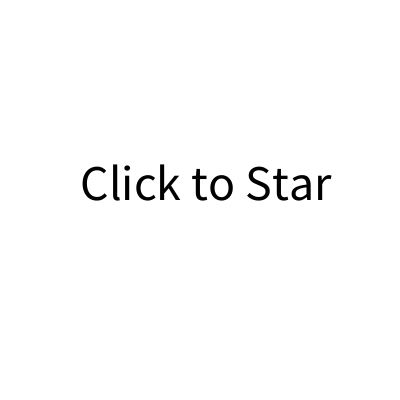
Frame 1 (no input)
Frame 60 (the mouse pressed at the canvas centre just before this capture): identical to frame 1, image omitted
Frame 120 (the mouse held since frame 60 and released just before this capture): blank canvas, image omitted

The Processing sketch that drew this single still picture (run headless with seeded random() and noise(); from frame 60 on, the mouse is pressed at the canvas centre):

// Processing sketch: week11_4_many_states_change
// ── week11_4_many_states_change.pde
int state = 0;
void setup()
{
  size(400, 400);
  textSize(50);
}
void draw()
{
  if(state==0)
  {
    background(255); //白色
    fill(0); text("Click to Star", 80, 200);
  }
  else if(state==1)
  {
    background(255, 0, 0);
  }
  else if(state==2)
  {
    background(0, 0, 255);
  }
}
void mousePressed()
{
  if(state==0) state=1;
}
